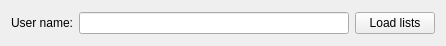
<?xml version="1.0" encoding="UTF-8"?>
<ui version="4.0">
 <class>TwitterListDialogBase</class>
 <widget class="QWidget" name="TwitterListDialogBase">
  <property name="geometry">
   <rect>
    <x>0</x>
    <y>0</y>
    <width>446</width>
    <height>46</height>
   </rect>
  </property>
  <layout class="QVBoxLayout" name="verticalLayout">
   <item>
    <layout class="QGridLayout" name="gridLayout">
     <item row="0" column="0" colspan="2">
      <widget class="QLabel" name="label">
       <property name="text">
        <string>User name:</string>
       </property>
       <property name="alignment">
        <set>Qt::AlignRight|Qt::AlignTrailing|Qt::AlignVCenter</set>
       </property>
      </widget>
     </item>
     <item row="0" column="2">
      <widget class="KLineEdit" name="username"/>
     </item>
     <item row="0" column="3">
      <widget class="KPushButton" name="loadUserLists">
       <property name="toolTip">
        <string>Load User Lists</string>
       </property>
       <property name="text">
        <string>Load lists</string>
       </property>
      </widget>
     </item>
    </layout>
   </item>
  </layout>
 </widget>
 <customwidgets>
  <customwidget>
   <class>KPushButton</class>
   <extends>QPushButton</extends>
   <header>kpushbutton.h</header>
  </customwidget>
  <customwidget>
   <class>KLineEdit</class>
   <extends>QLineEdit</extends>
   <header>klineedit.h</header>
  </customwidget>
 </customwidgets>
 <tabstops>
  <tabstop>username</tabstop>
  <tabstop>loadUserLists</tabstop>
 </tabstops>
 <resources/>
 <connections/>
</ui>
